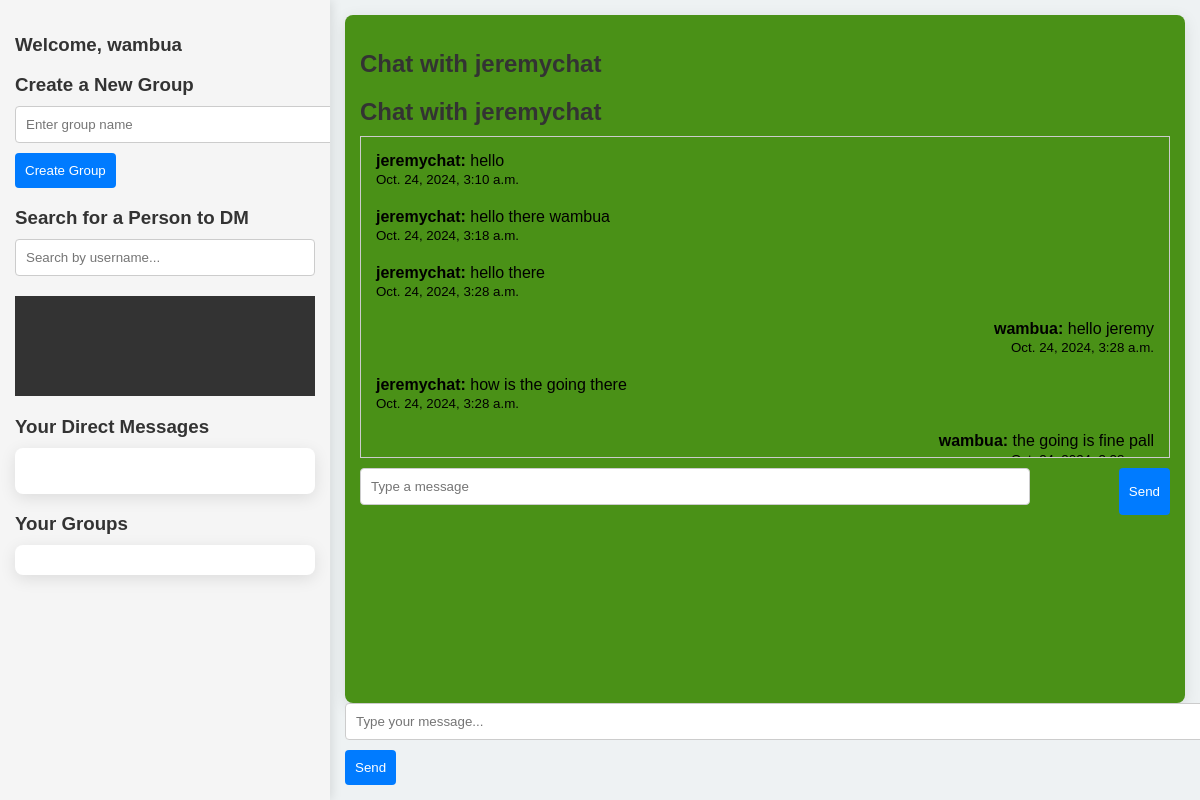
/chat/home/jeremychat/ (signed in), run on the app's committed database.
### mainapp/models.py (models this page shows, shortened)
class CustomUser(AbstractUser):
    CATEGORY_CHOICES = [
        ('student', 'student'),
        ('mentor', 'mentor'),
    ]
    category = models.CharField(max_length=10, choices=CATEGORY_CHOICES)
    last_active = models.DateTimeField(null=True, blank=True)

class Message(models.Model):
    sender = models.ForeignKey(settings.AUTH_USER_MODEL, on_delete = models.CASCADE, related_name='sent_messages')
    recipient = models.ForeignKey(settings.AUTH_USER_MODEL,null = True, blank=True, on_delete=models.CASCADE, related_name='received_messages')#for dms
    group = models.ForeignKey('Group', null=True, blank=True, on_delete=models.CASCADE, related_name='messages')
    content = models.TextField()
    timestamp = models.DateTimeField(default=timezone.now)
    class Meta:
        ordering = ['timestamp']

### mainapp/views.py (the view)
# urls.py: path('home/<str:receiver_username>/', views.dm_view, name='homedm'),
@login_required
def dm_view(request, receiver_username):
    receiver = get_object_or_404(CustomUser, username=receiver_username)
    messages = Message.objects.filter(
        sender=request.user, recipient=receiver
    ) | Message.objects.filter(
        sender=receiver, recipient=request.user
    ).order_by('timestamp')
    context = {
        'receiver': receiver,
        'messages': messages,
        'user': request.user,
    }
    return render(request, 'mainapp/dm_page.html', context)

### mainapp/templates/mainapp/dm_page.html (shortened to what this page needs)
{% extends 'mainapp/home.html'%}
{% block content %}
</head>
<body>
    <h2>Chat with {{ receiver.username }}</h2>
    <div class="messages" id="message-list">
        {% for message in messages %}
            <div class="message {% if message.sender == user %}sent{% else %}received{% endif %}">
                <strong>{{ message.sender.username }}:</strong> {{ message.content }}
                <div><small>{{ message.timestamp }}</small></div>
            </div>
        {% empty %}
            <p>No messages yet. Start the conversation!</p>
        {% endfor %}
    </div>
    <form id="message-form" class="form">
        <input type="text" id="message-input" placeholder="Type a message" autocomplete="off">
        <button type="submit">Send</button>
    </form>
{% endblock %}

### mainapp/templates/mainapp/home.html (shortened to what this page needs)
<!DOCTYPE html>
<html lang="en">
<head>
</head>
<body>
    <div class="main-container">
        <div class="left-section">
            <h3>Welcome, {{ request.user.username }}</h3>
            <div class="container">
                <div class="create-group">
                    <h3>Create a New Group</h3>
                    <form method="POST" action="{% url 'create_group' %}">
                        <input type="text" name="group_name" placeholder="Enter group name" required>
                        <button type="submit">Create Group</button>
                    </form>
                </div>
            </div>
            <div class="container search-users">
                <h3>Search for a Person to DM</h3>
                <input type="search" id="user-search" placeholder="Search by username..." onkeyup="searchUser()">
                <ul class="search-results" id="search-results"></ul>
            </div>
            <div class="container">
                <h3>Your Direct Messages</h3>
                <div class="card">
                </div>
            </div>
            <div class="container">
                <h3>Your Groups</h3>
                <div class="card">
                </div>
            </div>
        </div>
        <div class="right-section">
            <div class="chat-box">
                <h2>{% if receiver %}Chat with {{ receiver.username }}{% else %}Chat Area{% endif %}</h2>
                {% block content %}{% endblock %}
            </div>
            <div>
                <input type="text" id="message-input" placeholder="Type your message...">
                <button onclick="sendMessage()">Send</button>
            </div>
        </div>
    </div>
</body>
</html>

### mainapp/templates/mainapp/home.html (style rules this page uses)
body { font-family: 'Arial', sans-serif; margin: 0; padding: 0; background-color: #eef2f3; display: flex; height: 100vh; overflow: hidden; }
h2, h3 { color: #333; margin-bottom: 10px; }
.main-container { display: flex; width: 100%; height: 100%; }
.left-section { width: 30%; max-width: 300px; background-color: #f5f5f5; padding: 15px; box-shadow: 2px 0 10px rgba(0, 0, 0, 0.1); overflow-y: auto; }
.search-users { margin-bottom: 20px; }
.search-results { position: relative; z-index: 1000; width: 100%; min-height: 100px; height: auto; background-color: #333; list-style: none; padding: 0; margin-top: 10px; }
.card { background-color: #fff; border-radius: 8px; padding: 15px; margin-bottom: 10px; box-shadow: 0 4px 16px rgba(0, 0, 0, 0.1); transition: transform 0.2s ease, box-shadow 0.2s ease; }
.right-section { flex: 1; padding: 15px; display: flex; flex-direction: column; justify-content: flex-start; }
.chat-box { flex-grow: 1; border-radius: 8px; background-color: #4a9117; box-shadow: 0 4px 16px rgba(0, 0, 0, 0.1); overflow-y: auto; padding: 15px; }
input[type="search"], input[type="text"] { width: 100%; padding: 10px; margin-bottom: 10px; border: 1px solid #ccc; border-radius: 4px; }
button { background-color: #007bff; color: #fff; padding: 10px; border: none; border-radius: 4px; cursor: pointer; }

### mainapp/templates/mainapp/dm_page.html (style rules this page uses)
.messages { height: 300px; overflow-y: auto; border: 1px solid #ccc; padding: 10px; margin-bottom: 10px; }
.message { padding: 5px; margin-bottom: 10px; }
.message.sent { text-align: right; }
.message.received { text-align: left; }
.form { display: flex; justify-content: space-between; }
.form input[type="text"] { width: 80%; padding: 10px; }
.form button { padding: 10px; }

### data on the page
CustomUser: user.username "wambua"
CustomUser: username "jeremychat"
Message: sender.username "jeremychat", content "hello", timestamp "Oct. 24, 2024, 3:10 a.m."
Message: sender.username "jeremychat", content "hello there wambua", timestamp "Oct. 24, 2024, 3:18 a.m."
Message: sender.username "jeremychat", content "hello there", timestamp "Oct. 24, 2024, 3:28 a.m."
Message: sender.username "wambua", content "hello jeremy", timestamp "Oct. 24, 2024, 3:28 a.m."
Message: sender.username "jeremychat", content "how is the going there", timestamp "Oct. 24, 2024, 3:28 a.m."
Message: sender.username "wambua", content "the going is fine pall"
